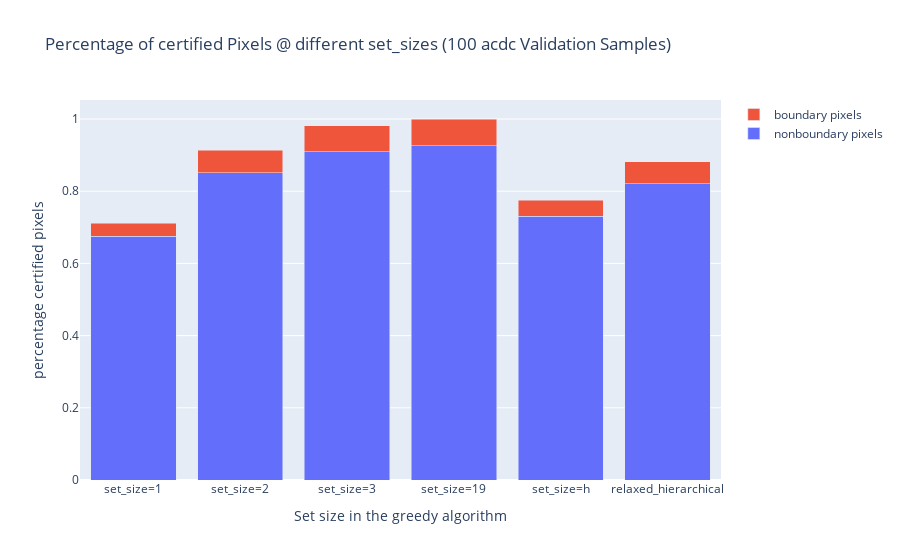

Here is the notebook cell this chart was saved with:
### Code cell
n_ = 75
x = []
options = ['certified_nonboundary_pixels_count', 'certified_boundary_pixels_count']
denom = ['num_nonboundary_pixels', 'num_boundary_pixels']
traces = ['nonboundary pixels', 'boundary pixels']
fig = go.Figure()
show_legend = True
i = 1
for o_i, option in enumerate(options):
    for n, n_d in graph_dict.items():
        if n == n_:
            x, y = [], []
            for k, v in n_d.items():
                x.append(f'set_size={k}')
                y.append(graph_dict[n][k][option]/(graph_dict[n][k][denom[0]]+graph_dict[n][k][denom[1]]))
            x.append('relaxed_hierarchical')
            y.append(graph_dict_h[n][option]/(graph_dict_h[n][denom[0]]+graph_dict_h[n][denom[1]]))
            fig.add_bar(x=x, y=y, name=f'{traces[o_i]}')
            fig.update_xaxes(title_text='Set size in the greedy algorithm', )
            fig.update_yaxes(title_text= f'percentage certified pixels' )
            i += 1

fig.update_layout(
    title=f'Percentage of certified Pixels @ different set_sizes ({len(stats.keys())} {dataset} Validation Samples)', barmode='stack'
)
fig.update_traces(overwrite=True)
fig.show()

### Figure 1 — Plotly figure (JSON) as saved in the notebook; plotly's stock layout.template omitted (floating-point values rounded to 4 significant figures)
{"data": [{"name": "nonboundary pixels", "type": "bar", "x": ["set_size=1", "set_size=2", "set_size=3", "set_size=19", "set_size=h", "relaxed_hierarchical"], "y": [0.675, 0.8518, 0.9093, 0.9253, 0.7303, 0.8205]}, {"name": "boundary pixels", "type": "bar", "x": ["set_size=1", "set_size=2", "set_size=3", "set_size=19", "set_size=h", "relaxed_hierarchical"], "y": [0.03556, 0.06171, 0.0714, 0.07467, 0.04429, 0.06097]}], "layout": {"barmode": "stack", "title": {"text": "Percentage of certified Pixels @ different set_sizes (100 acdc Validation Samples)"}, "xaxis": {"title": {"text": "Set size in the greedy algorithm"}}, "yaxis": {"title": {"text": "percentage certified pixels"}}}}
